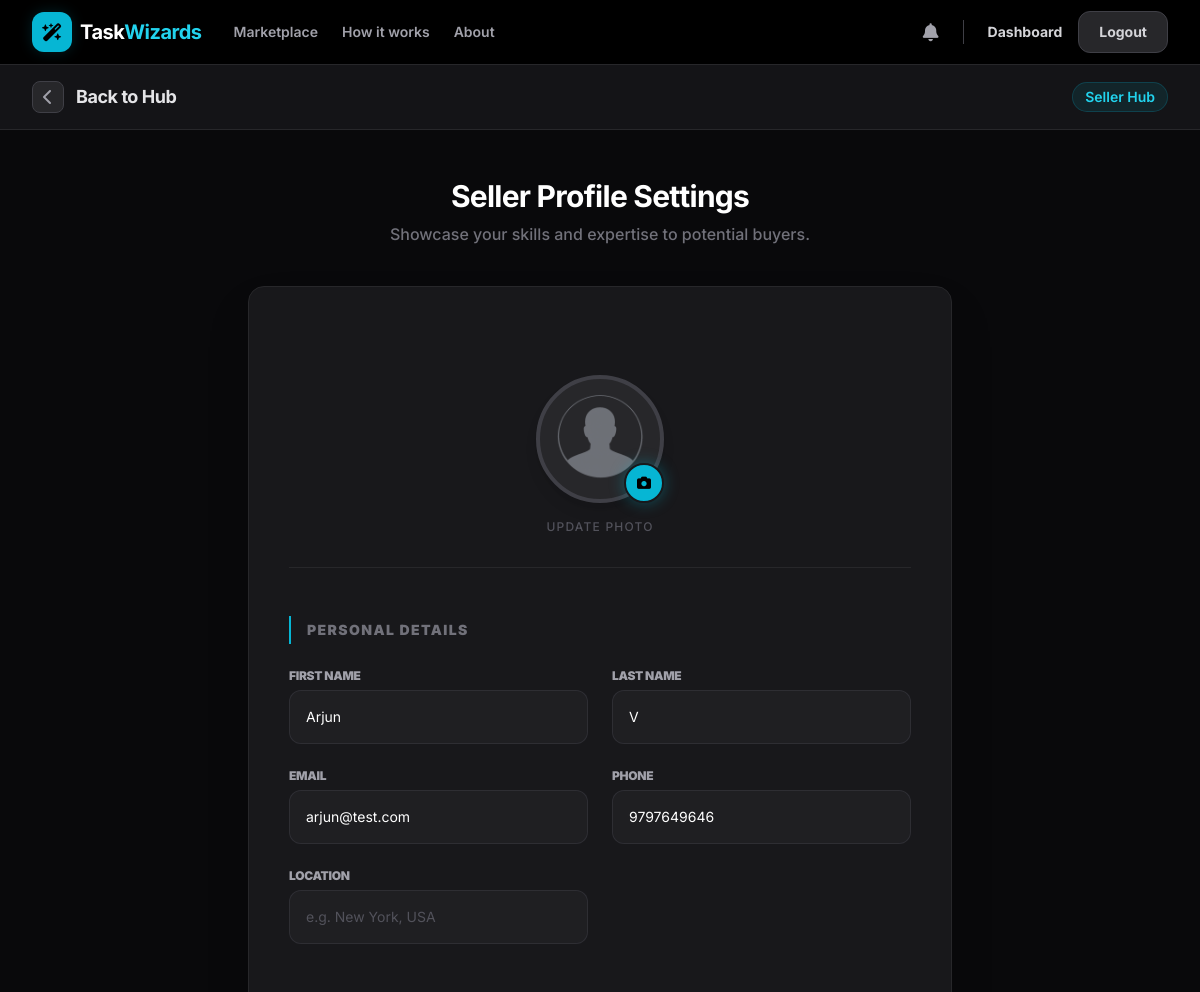
Before: /seller/profile/edit/ (signed in, upper part) with the older database file.
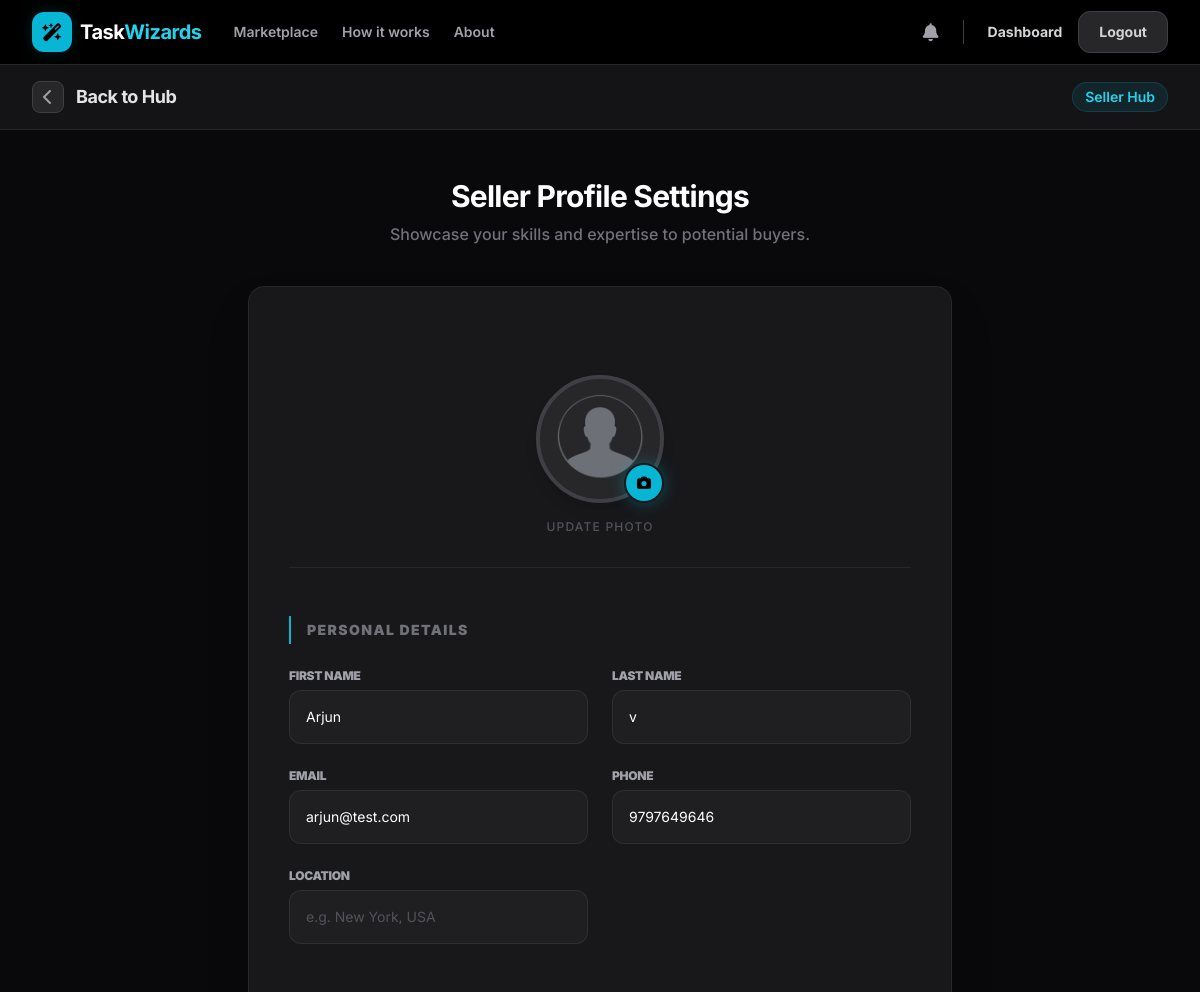
After: the same page with the newer database file.
### account/models.py (models this page shows, shortened)
class User(AbstractUser):
    ROLE_CHOICES = (
        ("Buyer", "Buyer"),
        ("Seller", "Seller"),
        ("Unassigned", "Unassigned"),
    )
    email = models.EmailField(unique=True)
    role = models.CharField(max_length=20, choices=ROLE_CHOICES, default="Unassigned")
    is_seller = models.BooleanField(default=False)
    is_buyer = models.BooleanField(default=False)
    phone = models.CharField(max_length=15, blank=True, null=True)
    location = models.CharField(max_length=100, blank=True)
    linkedin_profile = models.URLField(blank=True, null=True)
    twitter_profile = models.URLField(blank=True, null=True)
    is_verified = models.BooleanField(default=False)
    otp = models.CharField(max_length=10, null=True, blank=True)

class SellerProfile(models.Model):
    owner = models.OneToOneField(User,on_delete=models.CASCADE,related_name="seller_profile")
    bio = models.CharField(max_length=300, blank=True)
    expertise = models.CharField(max_length=200, blank=True)
    skills = models.CharField(max_length=300, blank=True)
    education = models.CharField(max_length=200, blank=True)
    portfolio_link = models.URLField(blank=True)
    hourly_rate = models.DecimalField(max_digits=10, decimal_places=2, null=True, blank=True)
    is_available = models.BooleanField(default=True)
    photo = models.ImageField(upload_to="seller_profiles/",default="seller_profiles/default.png")
    rating = models.DecimalField(max_digits=3, decimal_places=2, default=5.00)
    orders_completed = models.PositiveIntegerField(default=0)
    created_at = models.DateTimeField(auto_now_add=True)
    updated_at = models.DateTimeField(auto_now=True)
    class Meta:
        verbose_name = "Seller Profile"
        verbose_name_plural = "Seller Profiles"

### account/views.py (the view, shortened to what this page needs)
# urls.py: path("seller/profile/edit/", SellerProfileUpdateView.as_view(), name="seller_profile_edit"),
class SellerProfileUpdateView(LoginRequiredMixin, SellerRequiredMixin, UpdateView):
    model = SellerProfile
    form_class = SellerProfileForm
    template_name = "seller/profile_edit.html"
    success_url = reverse_lazy("seller_dashboard")
    def get_object(self):
        return self.request.user.seller_profile
    def get_context_data(self, **kwargs):
        context = super().get_context_data(**kwargs)
        if "user_form" not in context:
            context["user_form"] = UserUpdateForm(instance=self.request.user)
        return context

### account/forms.py (shortened to what this page needs)
class SellerProfileForm(forms.ModelForm):
    photo = forms.ImageField(widget=forms.FileInput(attrs={"class": "form-control"}), required=False)
    class Meta:
        model = SellerProfile
        exclude = ["owner", "rating", "orders_completed"]
        widgets = {
            "bio": forms.TextInput(attrs={"class": "form-control","placeholder": "Write about yourself"}),
            "expertise": forms.TextInput(attrs={"class": "form-control","placeholder": "Main expertise"}),
            "skills": forms.TextInput(attrs={"class": "form-control", "placeholder": "e.g. Logo Design, Python, SEO"}),
            "education": forms.TextInput(attrs={"class": "form-control", "placeholder": "Degree / Institution"}),
            "portfolio_link": forms.URLInput(attrs={"class": "form-control","placeholder": "Portfolio / Website link"}),
            "hourly_rate": forms.NumberInput(attrs={"class": "form-control", "placeholder": "Hourly Rate (in ₹)"}),
            "is_available": forms.CheckboxInput(attrs={"class": "form-check-input"}),
        }

class UserUpdateForm(forms.ModelForm):
    class Meta:
        model = User
        fields = ["first_name", "last_name", "email", "phone", "location", "linkedin_profile", "twitter_profile"]
        widgets = {
            "first_name": forms.TextInput(attrs={"class": "form-control", "placeholder": "First Name"}),
            "last_name": forms.TextInput(attrs={"class": "form-control", "placeholder": "Last Name"}),
            "email": forms.EmailInput(attrs={"class": "form-control", "placeholder": "Email"}),
            "phone": forms.TextInput(attrs={"class": "form-control", "placeholder": "Phone"}),
            "location": forms.TextInput(attrs={"class": "form-control", "placeholder": "e.g. New York, USA"}),
            "linkedin_profile": forms.URLInput(attrs={"class": "form-control", "placeholder": "LinkedIn Profile URL"}),
            "twitter_profile": forms.URLInput(attrs={"class": "form-control", "placeholder": "Twitter Profile URL"}),
        }

### account/views.py (called while the page is built)
    def dispatch(self, request, *args, **kwargs):
        if not request.user.is_seller:
            return redirect(f"{reverse('access_denied')}?role=Freelancer")
        return super().dispatch(request, *args, **kwargs)

### account/templates/seller/profile_edit.html (shortened to what this page needs)
{% extends "account/base.html" %}
{% block content %}
<nav class="bg-zinc-900/80 backdrop-blur-md border-b border-zinc-800 sticky top-0 z-40">
    <div class="max-w-7xl mx-auto px-4 sm:px-6 lg:px-8">
        <div class="flex justify-between h-16">
            <div class="flex items-center">
                <a href="{% url 'seller_dashboard' %}" class="flex items-center group">
                    <div class="flex-shrink-0 flex items-center justify-center w-8 h-8 rounded-lg bg-zinc-800 text-zinc-400 group-hover:bg-cyan-500 group-hover:text-black transition-all mr-3 border border-zinc-700">
                        <i class="fa-solid fa-chevron-left"></i>
                    </div>
                    <span class="text-lg font-bold text-zinc-200 tracking-tight">Back to Hub</span>
                </a>
            </div>
            <div class="flex items-center">
                <span class="text-sm font-semibold px-3 py-1 bg-cyan-500/10 text-cyan-400 rounded-full border border-cyan-500/20">Seller Hub</span>
            </div>
        </div>
    </div>
</nav>
<div class="max-w-3xl mx-auto px-4 sm:px-6 lg:px-8 py-12 w-full">
    <div class="text-center mb-10">
        <h1 class="text-3xl font-bold text-white tracking-tight">Seller Profile Settings</h1>
        <p class="text-zinc-500 mt-2 font-medium">Showcase your skills and expertise to potential buyers.</p>
    </div>
    <div class="bg-zinc-900 border border-zinc-800 rounded-2xl overflow-hidden shadow-2xl">
        <div class="p-8 sm:p-10">
            <form method="POST" enctype="multipart/form-data" class="space-y-12">
                <div class="flex flex-col items-center pb-8 border-b border-zinc-800">
                    <div class="relative group">
                        <div class="w-32 h-32 rounded-full border-4 border-zinc-700 shadow-lg overflow-hidden bg-zinc-800">
                            {% if request.user.seller_profile.photo %}
                                <img src="{{ request.user.seller_profile.photo.url }}" alt="Profile" class="w-full h-full object-cover">
                            {% else %}
                                <div class="w-full h-full flex items-center justify-center text-zinc-600">
                                    <i class="fa-solid fa-shop text-5xl"></i>
                                </div>
                            {% endif %}
                        </div>
                        <label for="{{ form.photo.id_for_label }}" class="absolute bottom-0 right-0 w-10 h-10 bg-cyan-500 text-black rounded-full flex items-center justify-center cursor-pointer shadow-lg hover:bg-cyan-400 transition-colors border-2 border-zinc-900" style="box-shadow: 0 0 15px rgba(6,182,212,0.35)">
                            <i class="fa-solid fa-camera text-sm"></i>
                        </label>
                    </div>
                    <p class="text-xs text-zinc-600 mt-4 font-medium uppercase tracking-widest">Update Photo</p>
                </div>
                <div class="space-y-6">
                    <h3 class="text-sm font-black text-zinc-500 uppercase tracking-widest border-l-2 border-cyan-500 pl-4 py-1">Personal Details</h3>
                    <div class="grid grid-cols-1 md:grid-cols-2 gap-6">
                        {% for field in user_form %}
                            {% if field.name != 'linkedin_profile' and field.name != 'twitter_profile' %}
                            <div class="space-y-1.5">
                                <label for="{{ field.id_for_label }}" class="block text-xs font-black text-zinc-400 uppercase tracking-tight">{{ field.label }}</label>
                                {{ field }}
                            </div>
                            {% endif %}
                        {% endfor %}
                    </div>
                </div>
            </form>
        </div>
    </div>
</div>
{% endblock content %}

### account/templates/account/base.html (shortened to what this page needs)
<!DOCTYPE html>
<html lang="en">
<head>
    <script src="https://cdn.tailwindcss.com"></script>
    <link rel="stylesheet" href="https://cdnjs.cloudflare.com/ajax/libs/font-awesome/6.4.0/css/all.min.css">
</head>
<body class="min-h-screen bg-zinc-950 text-white antialiased flex flex-col font-sans">
    <nav class="bg-black/95 backdrop-blur-md border-b border-zinc-800 sticky top-0 z-50">
        <div class="max-w-7xl mx-auto px-4 sm:px-6 lg:px-8">
            <div class="flex justify-between h-16 items-center">
                <div class="flex items-center gap-8">
                    <a href="{% url 'home' %}" class="flex items-center gap-2 group">
                        <div
                            class="w-10 h-10 rounded-xl bg-cyan-500 text-black flex items-center justify-center shadow-lg group-hover:scale-105 transition-transform cyan-glow-sm">
                            <i class="fa-solid fa-wand-magic-sparkles text-lg"></i>
                        </div>
                        <span class="text-xl font-bold text-white tracking-tight">Task<span
                                class="text-cyan-400">Wizards</span></span>
                    </a>
                    <div class="hidden lg:flex items-center gap-6">
                        <a href="{% url 'marketplace:service_list' %}"
                            class="text-sm font-semibold text-zinc-400 hover:text-cyan-400 transition-colors">Marketplace</a>
                        <a href="{% url 'how_it_works' %}"
                            class="text-sm font-semibold text-zinc-400 hover:text-cyan-400 transition-colors">How it
                            works</a>
                        <a href="{% url 'about' %}"
                            class="text-sm font-semibold text-zinc-400 hover:text-cyan-400 transition-colors">About</a>
                    </div>
                </div>
                <div class="flex items-center gap-4">
                    {% if user.is_authenticated %}
                    <a href="{% url 'marketplace:notification_list' %}"
                        class="relative text-zinc-400 hover:text-cyan-400 transition-colors" title="Notifications">
                        <i class="fa-solid fa-bell text-lg"></i>
                    </a>
                    <a href="{% if request.session.user_mode == 'seller' %}{% url 'seller_dashboard' %}{% else %}{% url 'buyer_dashboard' %}{% endif %}"
                        class="text-sm font-bold text-zinc-300 hover:text-cyan-400 transition-colors">Dashboard</a>
                    <a href="{% url 'logout' %}"
                        class="px-5 py-2.5 rounded-xl bg-zinc-800 text-zinc-300 text-sm font-bold hover:bg-zinc-700 transition-all border border-zinc-700">Logout</a>
                    {% else %}
                    <a href="{% url 'login' %}"
                        class="text-sm font-bold text-zinc-300 hover:text-cyan-400 transition-colors">Sign In</a>
                    <a href="{% url 'register' %}"
                        class="px-5 py-2.5 rounded-xl bg-cyan-500 text-black text-sm font-bold hover:bg-cyan-400 transition-all shadow-lg cyan-glow-sm">Join
                        Now</a>
                    {% endif %}
                </div>
            </div>
        </div>
    </nav>
    <main class="flex-grow flex flex-col w-full relative">
        <div class="relative z-10 w-full flex-grow flex flex-col">
            {% block content %}
            {% endblock content %}
        </div>
    </main>
</body>
</html>

Changed rows visible on the page:
changed User "Arjun": last_name "V" → "v"
